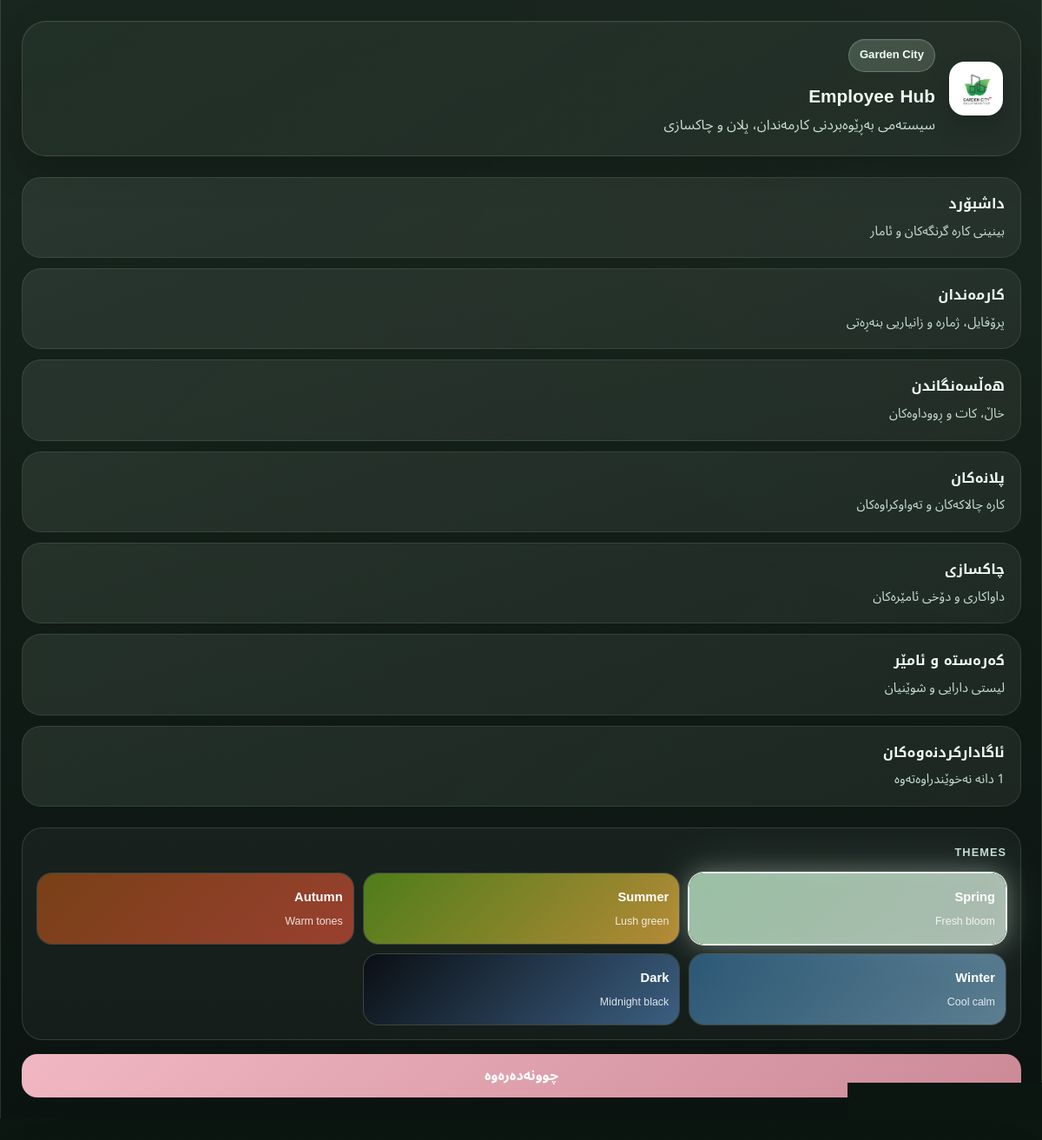
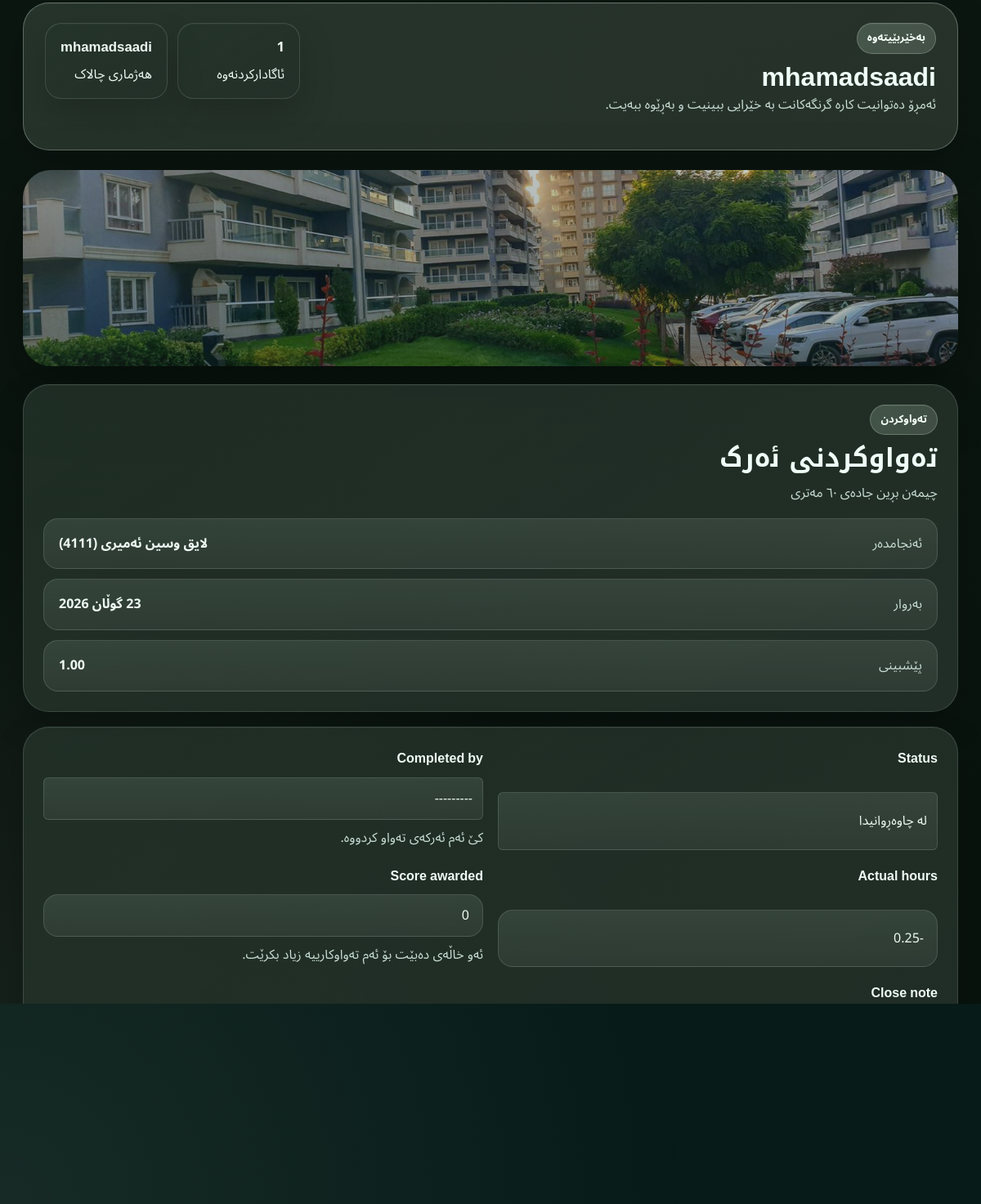
The app's page /tasks/1/complete/ (signed in) with its own data (2 pictures, top to bottom).
### employees/models.py (models this page shows, shortened)
class Task(models.Model):
    STATUS_CHOICES = [
        ('todo', 'لە چاوەڕوانیدا'),
        ('in_progress', 'لە جێبەجێکردندایە'),
        ('done', 'تەواو بووە'),
    ]
    PRIORITY_CHOICES = [
        ('low', 'نزم'),
        ('medium', 'مامناوەند'),
        ('high', 'بەرز'),
        ('urgent', 'زۆر گرنگ'),
    ]
    title = models.CharField(max_length=200)
    description = models.TextField(blank=True, null=True)
    assigned_to = models.ForeignKey(
        Employee,
        on_delete=models.SET_NULL,
        null=True,
        blank=True,
        related_name='assigned_tasks'
    )
    planned_date = models.DateField(null=True, blank=True)
    estimated_hours = models.DecimalField(max_digits=6, decimal_places=2, default=0)
    actual_hours = models.DecimalField(max_digits=6, decimal_places=2, default=0)
    priority = models.CharField(max_length=20, choices=PRIORITY_CHOICES, default='medium')
    status = models.CharField(max_length=20, choices=STATUS_CHOICES, default='todo')
    location = models.CharField(max_length=255, blank=True, null=True)
    created_by = models.ForeignKey(User, on_delete=models.SET_NULL, null=True, blank=True)
    completed_by = models.ForeignKey(
        Employee,
        on_delete=models.SET_NULL,
        null=True,
        blank=True,
        related_name='completed_tasks'
    )
    score_awarded = models.IntegerField(default=0)
    close_note = models.TextField(blank=True, null=True)
    close_event_created = models.BooleanField(default=False)
    created_at = models.DateTimeField(auto_now_add=True)

class Employee(models.Model):
    user = models.OneToOneField(User, on_delete=models.SET_NULL, null=True, blank=True)
    name = models.CharField(max_length=200)
    code = models.CharField(max_length=50, unique=True)
    position = models.CharField(max_length=200)
    phone = models.CharField(max_length=50, blank=True, null=True)
    department = models.ForeignKey(Department, on_delete=models.CASCADE)
    active = models.BooleanField(default=True)
    can_enter_data = models.BooleanField(default=False)
    is_supervisor = models.BooleanField(default=False)
    created_at = models.DateTimeField(auto_now_add=True)
    def __str__(self):
        return f"{self.name} ({self.code})"

### employees/views.py (the view)
# urls.py: path('tasks/<int:task_id>/complete/', complete_task, name='complete_task'),
@login_required
@permission_required('employees.change_task', raise_exception=True)
def complete_task(request, task_id):
    task = get_object_or_404(Task, id=task_id)
    if request.method == 'POST':
        form = TaskCloseForm(request.POST, instance=task)
        if form.is_valid():
            with transaction.atomic():
                task = form.save(commit=False)
                task.status = 'done'
                task.save()
                if task.completed_by and not task.close_event_created:
                    Event.objects.create(
                        employee=task.completed_by,
                        event_type='positive',
                        date=timezone.localdate(),
                        description=f'ئەنجامدانی ئەرک: {task.title}\n{task.close_note or ""}',
                        score=task.score_awarded,
                        duration_hours=task.actual_hours,
                        created_by=request.user
                    )
                    task.close_event_created = True
                    task.save(update_fields=['close_event_created'])
            messages.success(request, 'ئەرک وەک تەواوبوو تۆمارکرا و چووە بۆ سوابقی کارمەند')
            return redirect('/tasks/')
    else:
        form = TaskCloseForm(instance=task)
    return render(request, 'employees/task_complete.html', {
        'form': form,
        'task': task,
        'title': 'تەواوکردنی ئەرک',
        'back_url': '/tasks/'
    })

### employees/forms.py
class TaskCloseForm(StyledModelForm):
    field_help_texts = {
        'completed_by': 'کێ ئەم ئەرکەی تەواو کردووە.',
        'score_awarded': 'ئەو خاڵەی دەبێت بۆ ئەم تەواوکارییە زیاد بکرێت.',
    }
    class Meta:
        model = Task
        fields = [
            'status',
            'completed_by',
            'actual_hours',
            'score_awarded',
            'close_note',
        ]
        widgets = {
            'status': forms.Select(attrs={'class': 'form-control'}),
            'completed_by': forms.Select(attrs={'class': 'form-control'}),
            'actual_hours': forms.NumberInput(attrs={'class': 'form-control', 'step': '0.25'}),
            'score_awarded': forms.NumberInput(attrs={'class': 'form-control'}),
            'close_note': forms.Textarea(attrs={'class': 'form-control', 'rows': 4}),
        }

### employees/views.py (called while the page is built)
def unread_notifications_count(request):
    if request.user.is_authenticated:
        count = Notification.objects.filter(user=request.user, is_read=False).count()
        return {'unread_notifications_count': count}
    return {'unread_notifications_count': 0}

### employees/templates/employees/task_complete.html (shortened to what this page needs)
{% extends 'employees/base.html' %}
{% block banner_class %}page-banner-task-complete{% endblock %}
{% block content %}
<section class="form-layout">
    <div class="surface-card form-intro">
        <div class="eyebrow">تەواوکردن</div>
        <h2 class="section-title">تەواوکردنی ئەرک</h2>
        <p class="section-copy">{{ task.title }}</p>
        <div class="detail-list compact">
            <div><span>ئەنجامدەر</span><strong>{{ task.assigned_to|default:"بەبێ دیاریکردن" }}</strong></div>
            <div><span>بەروار</span><strong>{{ task.planned_date|default:"-" }}</strong></div>
            <div><span>پێشبینی</span><strong>{{ task.estimated_hours }}</strong></div>
        </div>
    </div>
    <div class="surface-card">
        <form method="POST" class="smart-form">
            <div class="form-grid">
                {% for field in form %}
                    <div class="field-block {% if field.field.widget.input_type == 'checkbox' %}field-block-checkbox{% endif %}">
                        <label for="{{ field.id_for_label }}">{{ field.label }}</label>
                        {{ field }}
                        {% if field.help_text %}
                            <div class="field-help">{{ field.help_text }}</div>
                        {% endif %}
                    </div>
                {% endfor %}
            </div>
            <div class="form-actions">
                <button type="submit" class="btn btn-success">تۆمارکردنی تەواوبوون</button>
                <a href="{{ back_url }}" class="btn btn-secondary">گەڕانەوە</a>
            </div>
        </form>
    </div>
</section>
{% endblock %}

### employees/templates/employees/base.html (shortened to what this page needs)
{% load static %}
<!DOCTYPE html>
<html lang="ckb" dir="rtl">
<head>
    <link href="https://cdn.jsdelivr.net/npm/bootstrap@5.3.0/dist/css/bootstrap.min.css" rel="stylesheet">
    <link href="{% static 'css/app.css' %}?v=20260425i" rel="stylesheet">
</head>
<body class="theme-spring">
{% if request.user.is_authenticated %}
<div class="app-shell">
    <aside class="sidebar-panel" id="app-sidebar">
        <div class="brand-block">
            <img src="{% static 'images/garden-city-logo.jpg' %}" alt="Garden City" class="brand-logo">
            <div>
                <div class="brand-kicker">Garden City</div>
                <div class="brand-title">Employee Hub</div>
                <div class="brand-copy">سیستەمی بەڕێوەبردنی کارمەندان، پلان و چاکسازی</div>
            </div>
        </div>
        <nav class="sidebar-nav">
            <a href="/dashboard/" class="nav-link-tile">
                <span class="nav-link-title">داشبۆرد</span>
                <span class="nav-link-copy">بینینی کارە گرنگەکان و ئامار</span>
            </a>
            <a href="/employees/" class="nav-link-tile">
                <span class="nav-link-title">کارمەندان</span>
                <span class="nav-link-copy">پرۆفایل، ژمارە و زانیاریی بنەڕەتی</span>
            </a>
            <a href="/scores/" class="nav-link-tile">
                <span class="nav-link-title">هەڵسەنگاندن</span>
                <span class="nav-link-copy">خاڵ، کات و ڕووداوەکان</span>
            </a>
            <a href="/tasks/" class="nav-link-tile">
                <span class="nav-link-title">پلانەکان</span>
                <span class="nav-link-copy">کارە چالاکەکان و تەواوکراوەکان</span>
            </a>
            <a href="/maintenance/" class="nav-link-tile">
                <span class="nav-link-title">چاکسازی</span>
                <span class="nav-link-copy">داواکاری و دۆخی ئامێرەکان</span>
            </a>
            <a href="/assets/" class="nav-link-tile">
                <span class="nav-link-title">کەرەستە و ئامێر</span>
                <span class="nav-link-copy">لیستی دارایی و شوێنیان</span>
            </a>
            <a href="/notifications/" class="nav-link-tile">
                <span class="nav-link-title">ئاگادارکردنەوەکان</span>
                <span class="nav-link-copy">{{ unread_notifications_count }} دانە نەخوێندراوەتەوە</span>
            </a>
        </nav>
        <div class="sidebar-footer">
            <div class="theme-switcher-panel">
                <div class="theme-switcher-label">Themes</div>
                <div class="theme-switcher-grid">
                    <button type="button" class="theme-swatch" data-theme="theme-spring">
                        <span class="theme-swatch-title">Spring</span>
                        <span class="theme-swatch-copy">Fresh bloom</span>
                    </button>
                    <button type="button" class="theme-swatch" data-theme="theme-summer">
                        <span class="theme-swatch-title">Summer</span>
                        <span class="theme-swatch-copy">Lush green</span>
                    </button>
                    <button type="button" class="theme-swatch" data-theme="theme-autumn">
                        <span class="theme-swatch-title">Autumn</span>
                        <span class="theme-swatch-copy">Warm tones</span>
                    </button>
                    <button type="button" class="theme-swatch" data-theme="theme-winter">
                        <span class="theme-swatch-title">Winter</span>
                        <span class="theme-swatch-copy">Cool calm</span>
                    </button>
                    <button type="button" class="theme-swatch" data-theme="theme-dark">
                        <span class="theme-swatch-title">Dark</span>
                        <span class="theme-swatch-copy">Midnight black</span>
                    </button>
                </div>
            </div>
            <a href="/logout/" class="btn btn-danger w-100 mt-3">چوونەدەرەوە</a>
        </div>
    </aside>
    <main class="content-shell">
        <header class="topbar-panel">
            <div class="topbar-intro">
                <div class="topbar-intro-copy">
                    <div class="eyebrow">بەخێربێیتەوە</div>
                    <h1 class="topbar-title">{{ request.user.get_full_name|default:request.user.username }}</h1>
                    <p class="topbar-copy">ئەمڕۆ دەتوانیت کارە گرنگەکانت بە خێرایی ببینیت و بەڕێوە ببەیت.</p>
                </div>
            </div>
            <div class="status-cluster">
                <div class="status-pill">
                    <strong>{{ unread_notifications_count }}</strong>
                    <span>ئاگادارکردنەوە</span>
                </div>
                <div class="status-pill">
                    <strong>{{ request.user.username }}</strong>
                    <span>هەژماری چالاک</span>
                </div>
            </div>
        </header>
        <div class="page-body">
            <section class="page-visual-banner {% block banner_class %}page-banner-default{% endblock %}">
                <div class="page-visual-banner-inner"></div>
            </section>
            {% block content %}{% endblock %}
        </div>
    </main>
</div>
{% else %}
{% block guest_content %}{% endblock %}
{% endif %}
</body>
</html>

### records on screen
Task: title "چیمەن بڕین جادەی ٦٠ مەتری", assigned_to "لایق وسین ئەمیری (4111)", planned_date "23 گوڵان 2026", estimated_hours "1.00", form "لە چاوەڕوانیدا" "---------" "-0.25" "0"

### other values on screen
{{ request.user.get_full_name|default:request.user.username }} "mhamadsaadi"
{{ unread_notifications_count }} "1"
{{ request.user.username }} "mhamadsaadi"
{{ field.label }} "Status" "Completed by" "Actual hours" "Score awarded" "Close note"
{{ field.help_text }} "کێ ئەم ئەرکەی تەواو کردووە." "ئەو خاڵەی دەبێت بۆ ئەم تەواوکارییە زیاد بکرێت."
